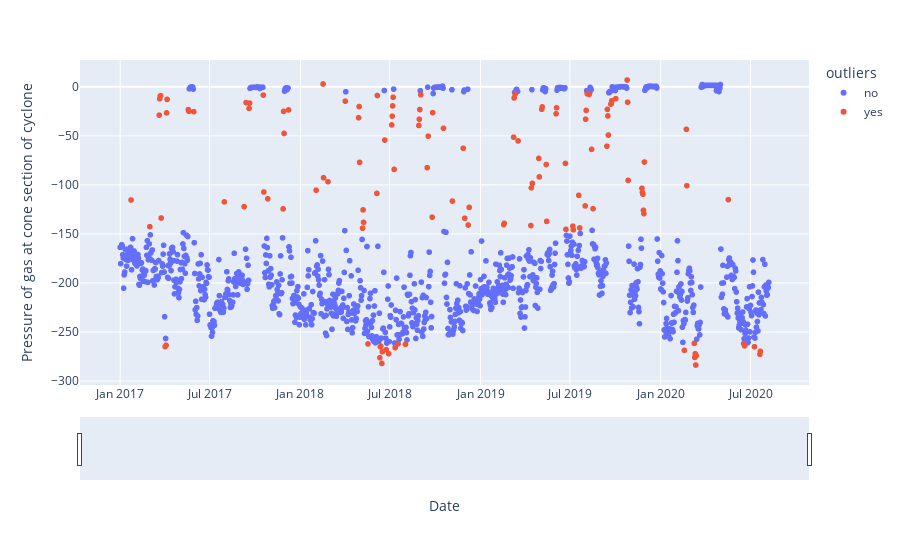

The code cell stored with this chart in its notebook:
### Code cell
from sklearn.ensemble import IsolationForest
import plotly.express as px
model =  IsolationForest(contamination=0.1)
model.fit(df[['Pressure of gas at cone section of cyclone']])
df['outliers']=pd.Series(model.predict(df[['Pressure of gas at cone section of cyclone']])).apply(lambda x: 'yes' if (x == -1) else 'no' )
df4=df.query('outliers=="yes"')
df4.to_csv(r"C:\Users\shaha\Desktop\Task\Pressure_cone.csv")
fig = px.scatter(df.reset_index(), x='Date', y='Pressure of gas at cone section of cyclone', color='outliers')
fig.update_xaxes(rangeslider_visible=True,)
fig.show()

### Figure 1 — Plotly figure (JSON) as saved in the notebook; plotly's stock layout.template omitted (floating-point values rounded to 4 significant figures; data arrays with more than 128 entries replaced by an {"elided": "..."} marker saying what was removed)
{"data": [{"hovertemplate": "outliers=no<br>Date=%{x}<br>Pressure of gas at cone section of cyclone=%{y}<extra></extra>", "legendgroup": "no", "marker": {"color": "#636efa", "symbol": "circle"}, "mode": "markers", "name": "no", "showlegend": true, "type": "scattergl", "x": {"elided": "1182 str values"}, "xaxis": "x", "y": {"elided": "1182 float values"}, "yaxis": "y"}, {"hovertemplate": "outliers=yes<br>Date=%{x}<br>Pressure of gas at cone section of cyclone=%{y}<extra></extra>", "legendgroup": "yes", "marker": {"color": "#EF553B", "symbol": "circle"}, "mode": "markers", "name": "yes", "showlegend": true, "type": "scattergl", "x": {"elided": "132 str values"}, "xaxis": "x", "y": {"elided": "132 float values"}, "yaxis": "y"}], "layout": {"legend": {"title": {"text": "outliers"}, "tracegroupgap": 0}, "margin": {"t": 60}, "xaxis": {"anchor": "y", "domain": [0, 1], "rangeslider": {"visible": true}, "title": {"text": "Date"}}, "yaxis": {"anchor": "x", "domain": [0, 1], "title": {"text": "Pressure of gas at cone section of cyclone"}}}}
